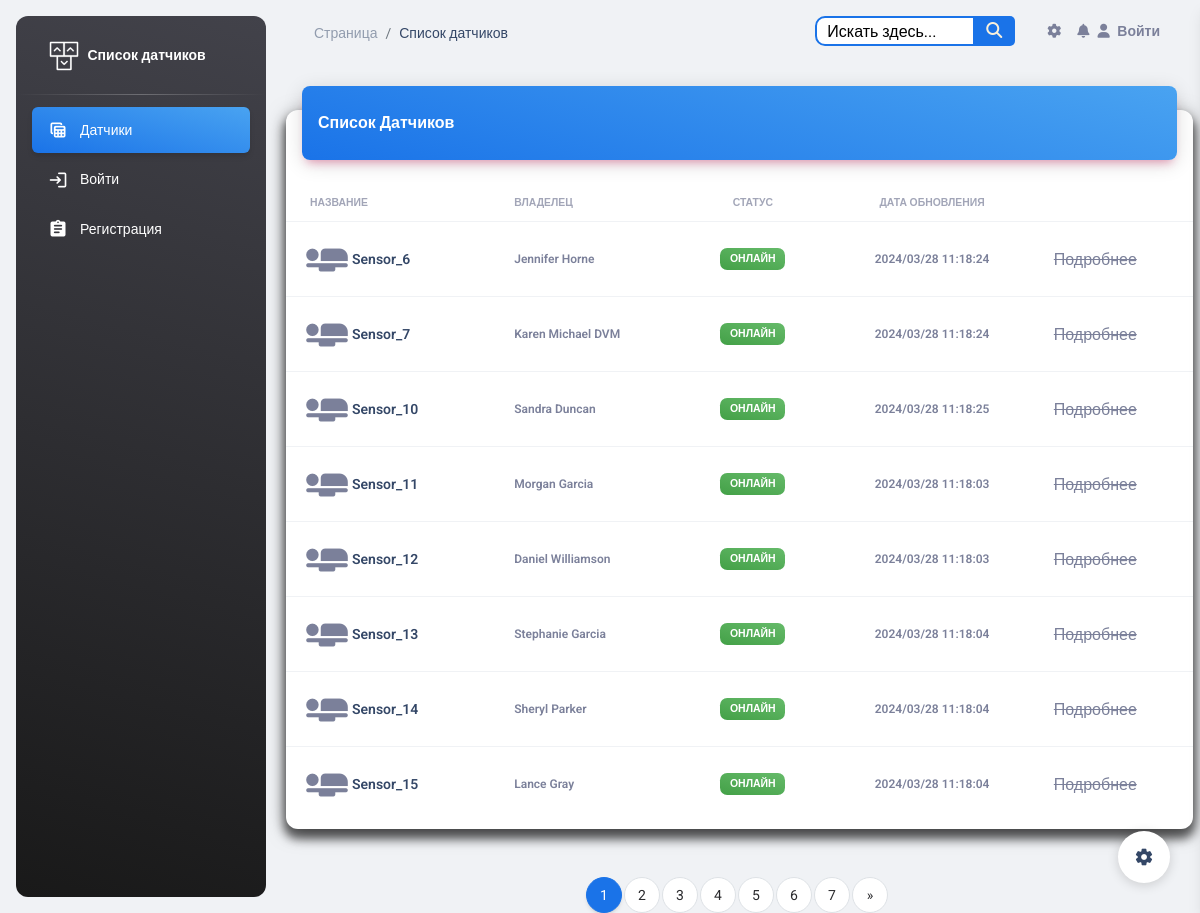
Before: / with the older database file.
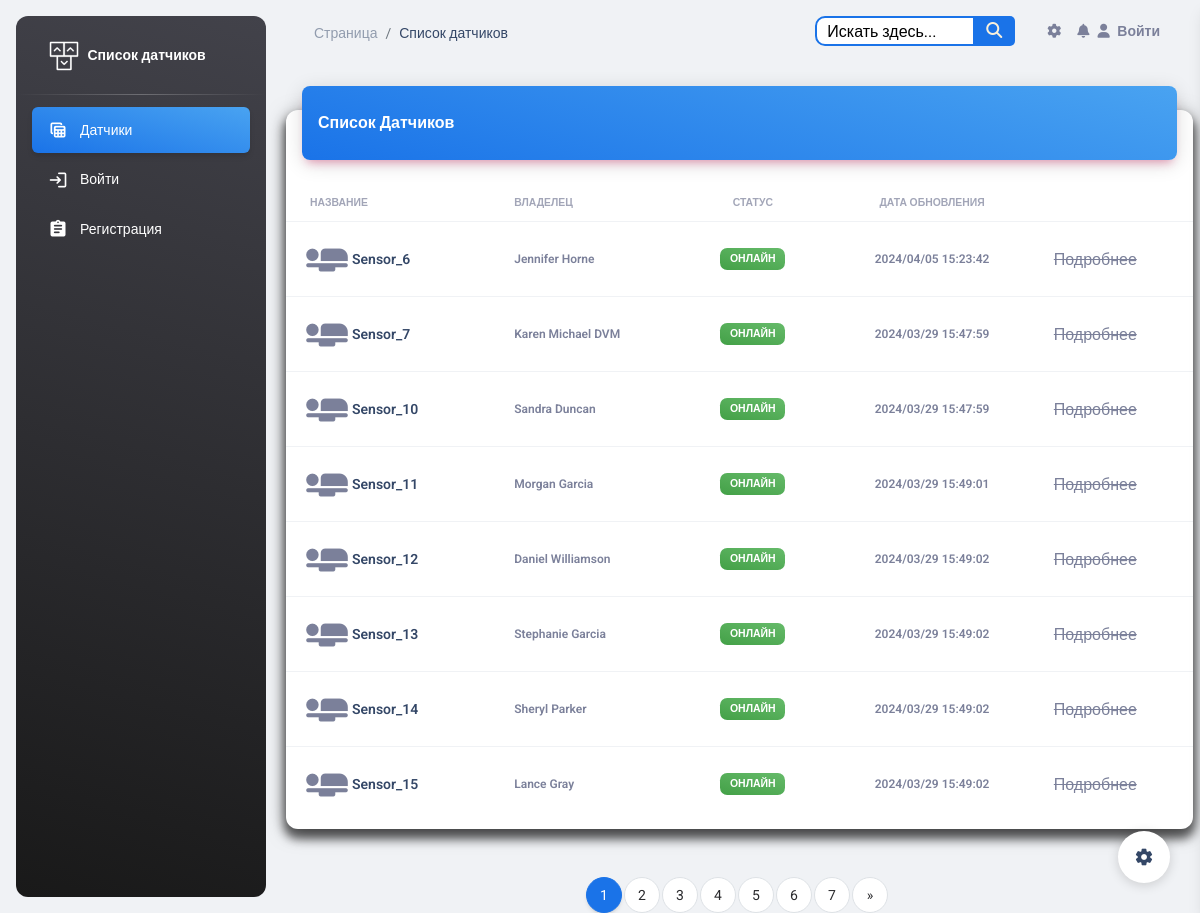
After: the same page with the newer database file.
### esp_sensor/models.py (models this page shows, shortened)
class Sensor(models.Model):
    id = models.AutoField(primary_key=True)
    name = models.CharField('Имя датчика', max_length=100, unique=True)
    slug = models.SlugField(max_length=255, unique=True, db_index=True, verbose_name="URL")
    description = models.TextField('Описание', blank=True)
    owner = models.CharField("Владелец", max_length=100, blank=True)
    date_added = models.DateTimeField('Дата добавления', auto_now=True)
    country = models.ManyToManyField(Country, blank=True, verbose_name='Страна')
    city = models.ManyToManyField(City, blank=True, verbose_name='Город')
    inclusions = models.IntegerField("Количество включений", default=0)
    power = models.IntegerField(default=0,
                                blank=True,
                                verbose_name='Мощность',
                                validators=[MinValueValidator(0), MaxValueValidator(100)])
    watt = models.IntegerField("Потребление мощности", default=0)
    volt = models.IntegerField("Электрическое напряжение", default=0)
    work = models.BooleanField('Онлайн', default=True)
    blocked = models.BooleanField('Заблокирован', default=False)
    temperature = models.FloatField('Температура', default=0)
    fan_speed = models.IntegerField('Скорость кулера', default=0)
    def is_blocked(self):
        return self.blocked
    class Meta:
        verbose_name = 'Датчик'
        verbose_name_plural = 'Датчики'

### esp_sensor/views.py (the view)
# urls.py: path('', SensorListView.as_view(), name='sensor_list'),
class SensorListView(ListView):
    model = Sensor
    template_name = 'sensor/sensor_list.html'
    context_object_name = 'sensors'
    paginate_by = 8
    def get_queryset(self):
        return Sensor.objects.order_by('id')
    def get_context_data(self, **kwargs):
        context = super().get_context_data(**kwargs)
        sensors = context['sensors']
        for sensor in sensors:
            latest_log = sensor.sensorlog_set.last()
            if latest_log:
                sensor.last_updated = latest_log.timestamp
            else:
                sensor.last_updated = sensor.date_added
        return context

### templates/sensor/sensor_list.html (shortened to what this page needs)
{% load static %}
{% include 'base.html' %}
<body class="g-sidenav-show  bg-gray-200">
<aside class="sidenav navbar navbar-vertical navbar-expand-xs border-0 border-radius-xl my-3 fixed-start ms-3   bg-gradient-dark"
       id="sidenav-main">
    <div class="sidenav-header">
        <a class="navbar-brand m-0" href="{% url 'sensor_list' %}">
            <img src="{% static 'img/logo-ct.png' %}" class="navbar-brand-img h-100" alt="main_logo">
            <span class="ms-1 font-weight-bold text-white">Список датчиков</span>
        </a>
    </div>
    <hr class="horizontal light mt-0 mb-2">
    <div class="collapse navbar-collapse  w-auto " id="sidenav-collapse-main">
        <ul class="navbar-nav">
            <li class="nav-item">
                <a class="nav-link text-white active bg-gradient-info" href="{% url 'sensor_list' %}">
                    <div class="text-white text-center me-2 d-flex align-items-center justify-content-center">
                        <i class="material-icons opacity-10">table_view</i>
                    </div>
                    <span class="nav-link-text ms-1">Датчики</span>
                </a>
            </li>
            {% if user.is_authenticated %}
                <li class="nav-item mt-3">
                    <h6 class="ps-4 ms-2 text-uppercase text-xs text-white font-weight-bolder opacity-8">Страницы
                        аккаунта</h6>
                </li>
                <li class="nav-item">
                    <a class="nav-link text-white " href="{% url 'profiles:profile_detail' user.profile.slug %}">
                        <div class="text-white text-center me-2 d-flex align-items-center justify-content-center">
                            <i class="material-icons opacity-10">person_add</i>
                        </div>
                        <span class="nav-link-text ms-1">Профиль</span>
                        <span class="nav-link-text ms-1">{{ user.username }}</span>
                    </a>
                </li>
                <li class="nav-item">
                    <a class="nav-link text-white " href="{% url 'chats' %}">
                        <div class="text-white text-center me-2 d-flex align-items-center justify-content-center">
                            <i class="material-icons opacity-10">message</i>
                        </div>
                        <span class="nav-link-text ms-1">Сообщения</span>
                    </a>
                </li>
                <li class="nav-item">
                    <a class="nav-link text-white " href='{% url 'logout' %}'>
                        <div class="text-white text-center me-2 d-flex align-items-center justify-content-center">
                            <i class="material-icons opacity-10">login</i>
                        </div>
                        <span class="nav-link-text ms-1">Выйти</span>
                    </a>
                </li>
            {% else %}
                <li class="nav-item">
                    <a class="nav-link text-white " href='{% url 'login' %}'>
                        <div class="text-white text-center me-2 d-flex align-items-center justify-content-center">
                            <i class="material-icons opacity-10">login</i>
                        </div>
                        <span class="nav-link-text ms-1">Войти</span>
                    </a>
                </li>
                <li class="nav-item">
                    <a class="nav-link text-white " href="{% url 'register' %}">
                        <div class="text-white text-center me-2 d-flex align-items-center justify-content-center">
                            <i class="material-icons opacity-10">assignment</i>
                        </div>
                        <span class="nav-link-text ms-1">Регистрация</span>
                    </a>
                </li>
            {% endif %}
        </ul>
    </div>
</aside>
<main class="main-content position-relative max-height-vh-100 h-100 border-radius-lg ">
    <nav class="navbar navbar-main navbar-expand-lg px-0 mx-4 shadow-none border-radius-xl" id="navbarBlur"
         data-scroll="true">
        <div class="container-fluid py-1 px-3">
            <nav aria-label="breadcrumb">
                <ol class="breadcrumb bg-transparent mb-0 pb-0 pt-1 px-0 me-sm-6 me-5">
                    <li class="breadcrumb-item text-sm"><a class="opacity-5 text-dark" href="{% url 'sensor_list' %}">Страница</a>
                    <li class="breadcrumb-item text-sm text-dark active" aria-current="page">Список датчиков</li>
                </ol>
            </nav>
            {% include 'include/navbar.html' %}
        </div>
    </nav>
    <div class="container-fluid py-4">
        <div class="row">
            <div class="col-12">
                <div class="card my-4">
                    <div class="card-header p-0 position-relative mt-n4 mx-3 z-index-2">
                        <div class="bg-gradient-info shadow-primary border-radius-lg pt-4 pb-3">
                            <h6 class="text-white text-capitalize ps-3">Список датчиков</h6>
                        </div>
                    </div>
                    <div class="card-body px-0 pb-2">
                        <div class="table-responsive p-0">
                            <table class="table align-items-center mb-0">
                                <thead>
                                <tr>
                                    <th class="text-uppercase text-secondary text-xxs font-weight-bolder opacity-7">
                                        Название
                                    </th>
                                    <th class="text-uppercase text-secondary text-xxs font-weight-bolder opacity-7 ps-2">
                                        Владелец
                                    </th>
                                    <th class="text-center text-uppercase text-secondary text-xxs font-weight-bolder opacity-7">
                                        Статус
                                    </th>
                                    <th class="text-center text-uppercase text-secondary text-xxs font-weight-bolder opacity-7">
                                        Дата обновления
                                    </th>
                                    <th class="text-secondary opacity-7"></th>
                                </tr>
                                </thead>
                                <tbody>
                                {% for sensor in sensors %}
                                    <tr>
                                        <td>
                                            <div class="d-flex px-2 py-1">
                                                <div>
                                                    <i class="material-icons"
                                                       style="font-size: 50px;">airline_seat_flat</i>
                                                </div>
                                                <div class="d-flex flex-column justify-content-center">
                                                    <a href="{% url 'sensor_detail' sensor.pk %}"
                                                       class="text-secondary font-weight-bold text-xs"
                                                       data-toggle="tooltip" data-original-title="Edit user">
                                                        <h6 class="mb-0 text-sm">{{ sensor.name }}</h6>
                                                    </a>
                                                </div>
                                            </div>
                                        </td>
                                        <td>
                                            <p class="text-xs font-weight-bold mb-0">{{ sensor.owner }}</p>
                                        </td>
                                        <td class="align-middle text-center text-sm">
                                            {% if sensor.is_blocked %}
                                                <span class="badge badge-sm bg-gradient-danger">Заблокирован</span>
                                            {% else %}
                                                {% if sensor.work %}
                                                    <span class="badge badge-sm bg-gradient-success">Онлайн</span>
                                                {% else %}
                                                    <span class="badge badge-sm bg-gradient-secondary">Оффлайн</span>
                                                {% endif %}
                                            {% endif %}
                                        </td>
                                        <td class="align-middle text-center">
                                            <span class="text-secondary text-xs font-weight-bold">{{ sensor.last_updated | date:"Y/m/d H:i:s" }}</span>
                                        </td>
                                        {% if user.is_authenticated %}
                                            <td class="align-middle">
                                                <a href="{% url 'sensor_detail' sensor.pk %}"
                                                   class="text-secondary font-weight-bold text-xs"
                                                   data-toggle="tooltip" data-original-title="Edit user">
                                                    Подробнее
                                                </a>
                                            </td>
                                        {% else %}
                                            <td class="align-middle">
                                                <span style="text-decoration: line-through;">Подробнее</span>
                                            </td>
                                        {% endif %}
                                    </tr>
                                {% endfor %}
                                </tbody>
                            </table>
                        </div>
                    </div>
                </div>
            </div>
        </div>
    </div>
    <div>
        <nav aria-label="Page navigation example">
            <ul class="pagination justify-content-center">
                {% for p in paginator.page_range %}
                    {% if page_obj.number == p %}
                        <li class="page-item active"><span class="page-link" style="color:#ffffff;">{{ p }}</span></li>
                    {% else %}
                        <li class="page-item"><a class="page-link" href="?q={{ query }}&page={{ p }}">{{ p }}</a>
                        </li>
                    {% endif %}
                {% endfor %}
                {% if page_obj.has_next %}
                    <li class="page-item">
                        <a class="page-link" href="?q={{ query }}&page={{ page_obj.paginator.num_pages }}"
                           aria-label="Next">
                            <span aria-hidden="true">&raquo;</span>
                        </a>
                    </li>
                {% endif %}
            </ul>
        </nav>
    </div>
</main>
{% include 'include/setting.html' %}
</body>

### templates/base.html (shortened to what this page needs)
{% load static %}
<head>
    <link href="{% static 'css/nucleo-icons.css' %}" rel="stylesheet"/>
    <link href="{% static 'css/nucleo-svg.css' %}" rel="stylesheet"/>
    <link id="pagestyle" href="{% static 'css/material-dashboard.css' %}" rel="stylesheet"/>
</head>

### templates/include/navbar.html (shortened to what this page needs)
{% load static %}
<div class="collapse navbar-collapse mt-sm-0 mt-2 me-md-0 me-sm-4" id="navbar">
    <div class="ms-md-auto pe-md-3 d-flex align-items-center">
        <div class="d1">
            <form class="custom-form" action="{% url 'search_sensors' %}" method="get">
                <input id="search" type="text" name="q" placeholder="Искать здесь...">
                <button type="submit"></button>
            </form>
        </div>
    </div>
    <ul class="navbar-nav  justify-content-end">
        <li class="nav-item px-3 d-flex align-items-center">
            <a href="javascript:;" class="nav-link text-body p-0">
                <i class="fa fa-cog fixed-plugin-button-nav cursor-pointer"></i>
            </a>
        </li>
        <li class="nav-item dropdown pe-2 d-flex align-items-center">
            <a href="javascript:;" class="nav-link text-body p-0" id="dropdownMenuButton"
               data-bs-toggle="dropdown" aria-expanded="false">
                <i class="fa fa-bell cursor-pointer"></i>
            </a>
        </li>
        {% if user.is_authenticated %}
            <li class="nav-item d-flex align-items-center">
                <a href="{% url 'logout' %}" class="nav-link text-body font-weight-bold px-0">
                    <i class="fa fa-user me-sm-1"></i>
                    <span class="d-sm-inline d-none">Выйти</span>
                </a>
            </li>
        {% else %}
            <li class="nav-item d-flex align-items-center">
                <a href="{% url 'login' %}" class="nav-link text-body font-weight-bold px-0">
                    <i class="fa fa-user me-sm-1"></i>
                    <span class="d-sm-inline d-none">Войти</span>
                </a>
            </li>
        {% endif %}
    </ul>
</div>

### templates/include/setting.html (shortened to what this page needs)
<div class="fixed-plugin">
    <a class="fixed-plugin-button text-dark position-fixed px-3 py-2">
        <i class="material-icons py-2">settings</i>
    </a>
</div>

### templates/include/script.html (shortened to what this page needs)
{% load static %}

### templates/include/navbar.html (style rules this page uses)
.custom-form { position: relative; width: 200px; margin: 0 auto; }
.d1 input { width: 100%; height: 30px; padding-left: 10px; border: 2px solid #1A73E8; border-radius: 10px; outline: none; background: #ffffff; color: #000000; }
.d1 button { position: absolute; top: 0; right: 0px; width: 42px; height: 30px; border: none; background: #1A73E8; border-radius: 0 5px 5px 0; cursor: pointer; }
.d1 button:before { content: "\f002"; font-family: FontAwesome; font-size: 16px; color: #F9F0DA; }
#search::placeholder { color: black; }

Changed rows visible on the page:
changed Sensor "Sensor_6": last_updated "2024/03/28 11:18:24" → "2024/04/05 15:23:42"
changed Sensor "Sensor_7": last_updated "2024/03/28 11:18:24" → "2024/03/29 15:47:59"
changed Sensor "Sensor_10": last_updated "2024/03/28 11:18:25" → "2024/03/29 15:47:59"
changed Sensor "Sensor_11": last_updated "2024/03/28 11:18:03" → "2024/03/29 15:49:01"
changed Sensor "Sensor_12": last_updated "2024/03/28 11:18:03" → "2024/03/29 15:49:02"
changed Sensor "Sensor_13": last_updated "2024/03/28 11:18:04" → "2024/03/29 15:49:02"
changed Sensor "Sensor_14": last_updated "2024/03/28 11:18:04" → "2024/03/29 15:49:02"
changed Sensor "Sensor_15": last_updated "2024/03/28 11:18:04" → "2024/03/29 15:49:02"
